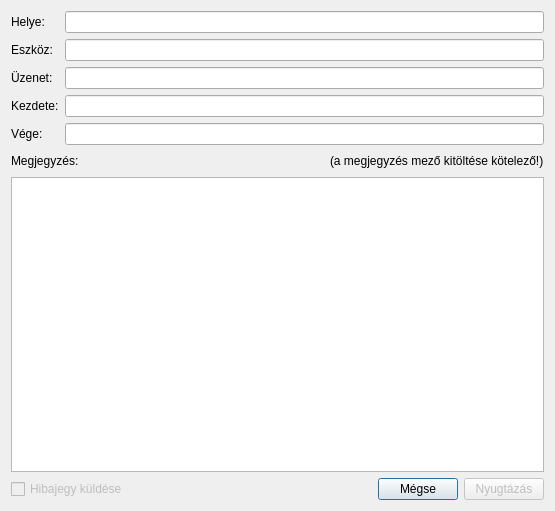
<?xml version="1.0" encoding="UTF-8"?>
<ui version="4.0">
 <class>ackDialog</class>
 <widget class="QDialog" name="ackDialog">
  <property name="windowModality">
   <enum>Qt::ApplicationModal</enum>
  </property>
  <property name="geometry">
   <rect>
    <x>0</x>
    <y>0</y>
    <width>555</width>
    <height>511</height>
   </rect>
  </property>
  <property name="windowTitle">
   <string>Riasztási esemény nyugtázása</string>
  </property>
  <layout class="QVBoxLayout" name="verticalLayout" stretch="0,0,1,0">
   <item>
    <layout class="QFormLayout" name="formLayout">
     <item row="0" column="0">
      <widget class="QLabel" name="labelPlace">
       <property name="text">
        <string>Helye:</string>
       </property>
      </widget>
     </item>
     <item row="1" column="0">
      <widget class="QLabel" name="labelNode">
       <property name="text">
        <string>Eszköz:</string>
       </property>
      </widget>
     </item>
     <item row="2" column="0">
      <widget class="QLabel" name="labelMsg">
       <property name="text">
        <string>Üzenet:</string>
       </property>
      </widget>
     </item>
     <item row="3" column="0">
      <widget class="QLabel" name="labelFrom">
       <property name="text">
        <string>Kezdete:</string>
       </property>
      </widget>
     </item>
     <item row="4" column="0">
      <widget class="QLabel" name="labelTo">
       <property name="text">
        <string>Vége:</string>
       </property>
      </widget>
     </item>
     <item row="0" column="1">
      <widget class="QLineEdit" name="lineEditPlace">
       <property name="readOnly">
        <bool>true</bool>
       </property>
      </widget>
     </item>
     <item row="1" column="1">
      <widget class="QLineEdit" name="lineEditNode">
       <property name="readOnly">
        <bool>true</bool>
       </property>
      </widget>
     </item>
     <item row="2" column="1">
      <widget class="QLineEdit" name="lineEditMsg">
       <property name="readOnly">
        <bool>true</bool>
       </property>
      </widget>
     </item>
     <item row="3" column="1">
      <widget class="QLineEdit" name="lineEditFrom">
       <property name="readOnly">
        <bool>true</bool>
       </property>
      </widget>
     </item>
     <item row="4" column="1">
      <widget class="QLineEdit" name="lineEditTo">
       <property name="readOnly">
        <bool>true</bool>
       </property>
      </widget>
     </item>
    </layout>
   </item>
   <item>
    <layout class="QHBoxLayout" name="horizontalLayout_2">
     <item>
      <widget class="QLabel" name="label">
       <property name="text">
        <string>Megjegyzés:</string>
       </property>
      </widget>
     </item>
     <item>
      <spacer name="horizontalSpacer_2">
       <property name="orientation">
        <enum>Qt::Horizontal</enum>
       </property>
       <property name="sizeHint" stdset="0">
        <size>
         <width>40</width>
         <height>20</height>
        </size>
       </property>
      </spacer>
     </item>
     <item>
      <widget class="QLabel" name="label_2">
       <property name="text">
        <string>(a megjegyzés mező kitöltése kötelező!)</string>
       </property>
      </widget>
     </item>
    </layout>
   </item>
   <item>
    <widget class="QTextEdit" name="textEditMsg"/>
   </item>
   <item>
    <layout class="QHBoxLayout" name="horizontalLayout">
     <item>
      <widget class="QCheckBox" name="checkBoxTicket">
       <property name="enabled">
        <bool>false</bool>
       </property>
       <property name="text">
        <string>Hibajegy küldése</string>
       </property>
      </widget>
     </item>
     <item>
      <spacer name="horizontalSpacer">
       <property name="orientation">
        <enum>Qt::Horizontal</enum>
       </property>
       <property name="sizeHint" stdset="0">
        <size>
         <width>40</width>
         <height>20</height>
        </size>
       </property>
      </spacer>
     </item>
     <item>
      <widget class="QPushButton" name="cancelPB">
       <property name="text">
        <string>Mégse</string>
       </property>
      </widget>
     </item>
     <item>
      <widget class="QPushButton" name="ackPB">
       <property name="enabled">
        <bool>false</bool>
       </property>
       <property name="text">
        <string>Nyugtázás</string>
       </property>
       <property name="autoDefault">
        <bool>false</bool>
       </property>
      </widget>
     </item>
    </layout>
   </item>
  </layout>
 </widget>
 <resources/>
 <connections>
  <connection>
   <sender>cancelPB</sender>
   <signal>clicked()</signal>
   <receiver>ackDialog</receiver>
   <slot>reject()</slot>
   <hints>
    <hint type="sourcelabel">
     <x>507</x>
     <y>487</y>
    </hint>
    <hint type="destinationlabel">
     <x>327</x>
     <y>255</y>
    </hint>
   </hints>
  </connection>
  <connection>
   <sender>ackPB</sender>
   <signal>clicked()</signal>
   <receiver>ackDialog</receiver>
   <slot>accept()</slot>
   <hints>
    <hint type="sourcelabel">
     <x>600</x>
     <y>487</y>
    </hint>
    <hint type="destinationlabel">
     <x>327</x>
     <y>255</y>
    </hint>
   </hints>
  </connection>
 </connections>
</ui>
